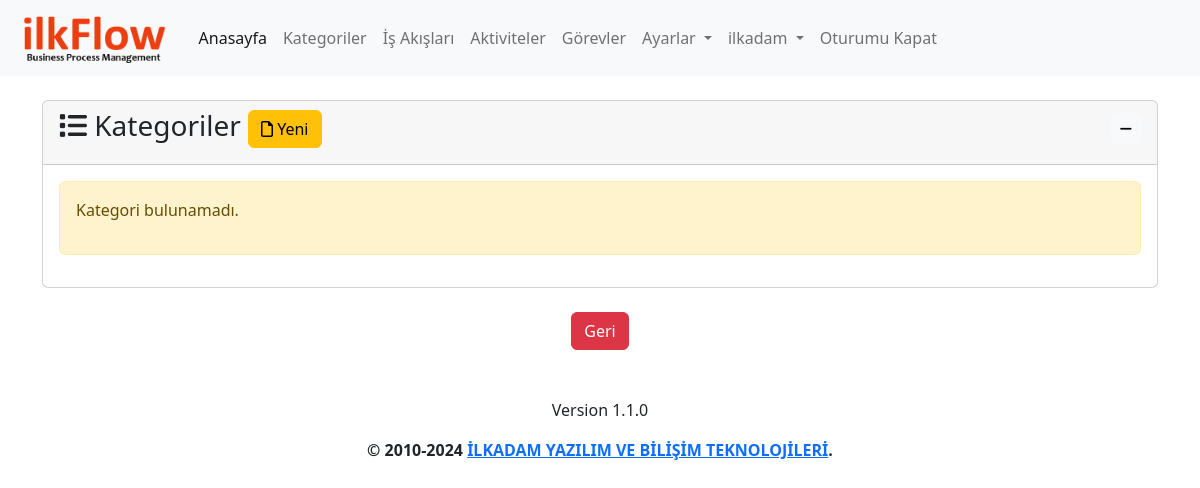
Page /category/ (signed in) on the earlier database version.
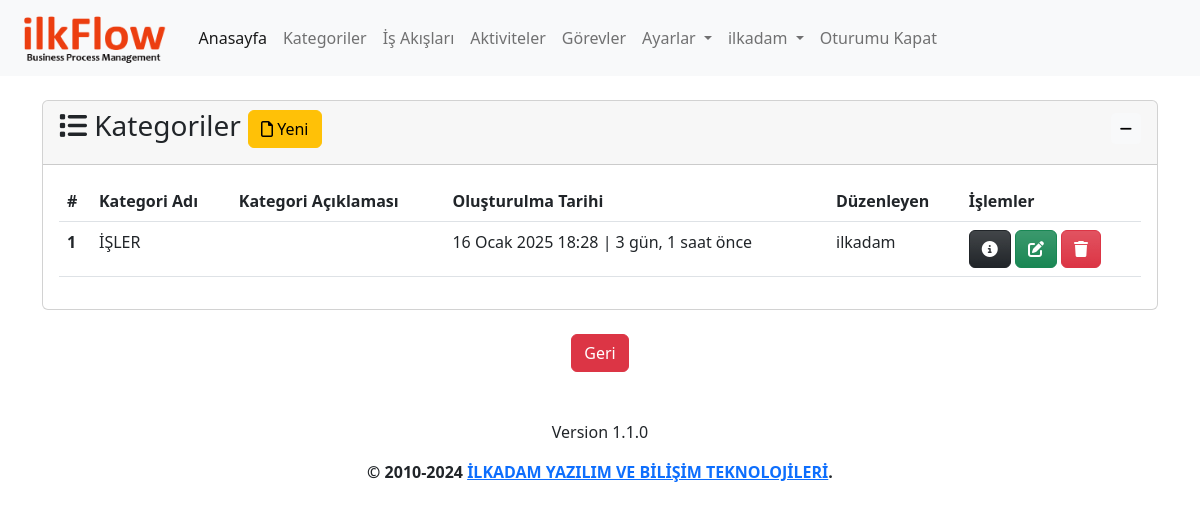
Same page on the later database version.
### app/models.py (models this page shows, shortened)
class Category(models.Model):
    name=models.CharField(max_length=500,verbose_name='Kategori Adı')
    description=models.TextField(verbose_name='Kategori Açıklaması', blank=True, null=True)
    created_date=models.DateTimeField(auto_now_add=True, verbose_name='Oluşturulma Tarihi')
    user=models.ForeignKey(User,on_delete=models.CASCADE,verbose_name='Kullanıcı', blank=True, null=True)
    def process_count(self):
        processes=Process.objects.all().filter(category=self)
        return processes.count()
    class Meta:
        verbose_name='Kategori'
        verbose_name_plural="Kategoriler"

### app/views.py (the view, shortened to what this page needs)
# urls.py: path('category/', views.category, name='category'),
@login_required(login_url='/user/login/')
def category(request):
    category_form=CategoryForm()
    categories = Category.objects.filter(user=request.user).order_by('-created_date')
    context = {
        'category_form':category_form,
        'categories': categories,
    }
    return render(request, 'app/category.html', context)

### templates/app/category.html (shortened to what this page needs)
{% extends 'layout.html' %}
{% load humanize %}
{% block content %}
{% load crispy_forms_tags %}
<div class="row mt-3">
    <div class="col-md-12">
        <div class="card">
            <div class="card-header">
                <h3 class="card-title">
                    <i class="fa-solid fa-list"></i>
                    Kategoriler
                    <button type="button" class="btn btn-warning" data-bs-toggle="modal"
                        data-bs-target="#categoryModal">
                        <i class="fa-regular fa-file"></i>
                        Yeni
                    </button>
                    <div class="float-end">
                        <button class="btn btn-light btn-sm" type="button" data-bs-toggle="collapse"
                            data-bs-target="#collapseCategory" aria-expanded="false" aria-controls="collapseCategory">
                            <i class="fa-solid fa-minus"></i>
                        </button>
                    </div>
                </h3>
            </div>
            <div class="collapse show" id="collapseCategory">
                <div class="card-body">
                    {% if categories %}
                    <table id="category" class="table table-hover">
                        <thead>
                            <tr>
                                <th scope="col">#</th>
                                <th scope="col">Kategori Adı</th>
                                <th scope="col">Kategori Açıklaması</th>
                                <th scope="col">Oluşturulma Tarihi</th>
                                <th scope="col">Düzenleyen</th>
                                <th scope="col">İşlemler</th>
                            </tr>
                        </thead>
                        <tbody>
                            {% for category in categories %}
                            <tr>
                                <th scope="row">{{ category.id }}</th>
                                <td>{{ category.name }}</td>
                                <td>{{ category.description | safe }}</td>
                                <td>{{ category.created_date }} | {{ category.created_date | timesince}} önce</td>
                                <td>{{ category.user }}</td>
                                <td>
                                    <a href="{% url 'category_detail' category.id %}" class="btn btn-dark bg-gradient"
                                        data-bs-toggle="popover" data-bs-trigger="hover" data-bs-title="Detaylar"
                                        data-bs-content="Seçili satırdaki kaydın detaylarını görüntüler.">
                                        <i class="fa-solid fa-circle-info"></i>
                                    </a>
                                    <a class="btn btn-success bg-gradient"
                                        href="{% url 'category_update' category.id %}" data-bs-toggle="popover"
                                        data-bs-trigger="hover" data-bs-title="Düzenle"
                                        data-bs-content="Seçili satırdaki kaydı düzenler.">
                                        <i class="fa-solid fa-pen-to-square"></i>
                                    </a>
                                    <a class="btn btn-danger bg-gradient" href="{% url 'category_delete' category.id %}"
                                        data-bs-toggle="popover" data-bs-trigger="hover" data-bs-title="Sil"
                                        data-bs-content="Seçili satırdaki kaydı siler.">
                                        <i class="fa-solid fa-trash"></i>
                                    </a>
                                </td>
                            </tr>
                            {% endfor %}
                        </tbody>
                    </table>
                    {% else %}
                    <div class="alert alert-warning">
                        <p>Kategori bulunamadı.</p>
                    </div>
                    {% endif %}
                </div>
            </div>
        </div>
    </div>
</div>
{% endblock %}

Differences in the rows shown:
added Category: id "1", name "İŞLER", created_date "16 Ocak 2025 18:28", created_date "3 gün, 1 saat", user "ilkadam"
Other differences:
text no longer shown: "Kategori bulunamadı."
text now shown: "# Kategori Adı Kategori Açıklaması Oluşturulma Tarihi Düzenleyen İşlemler"
